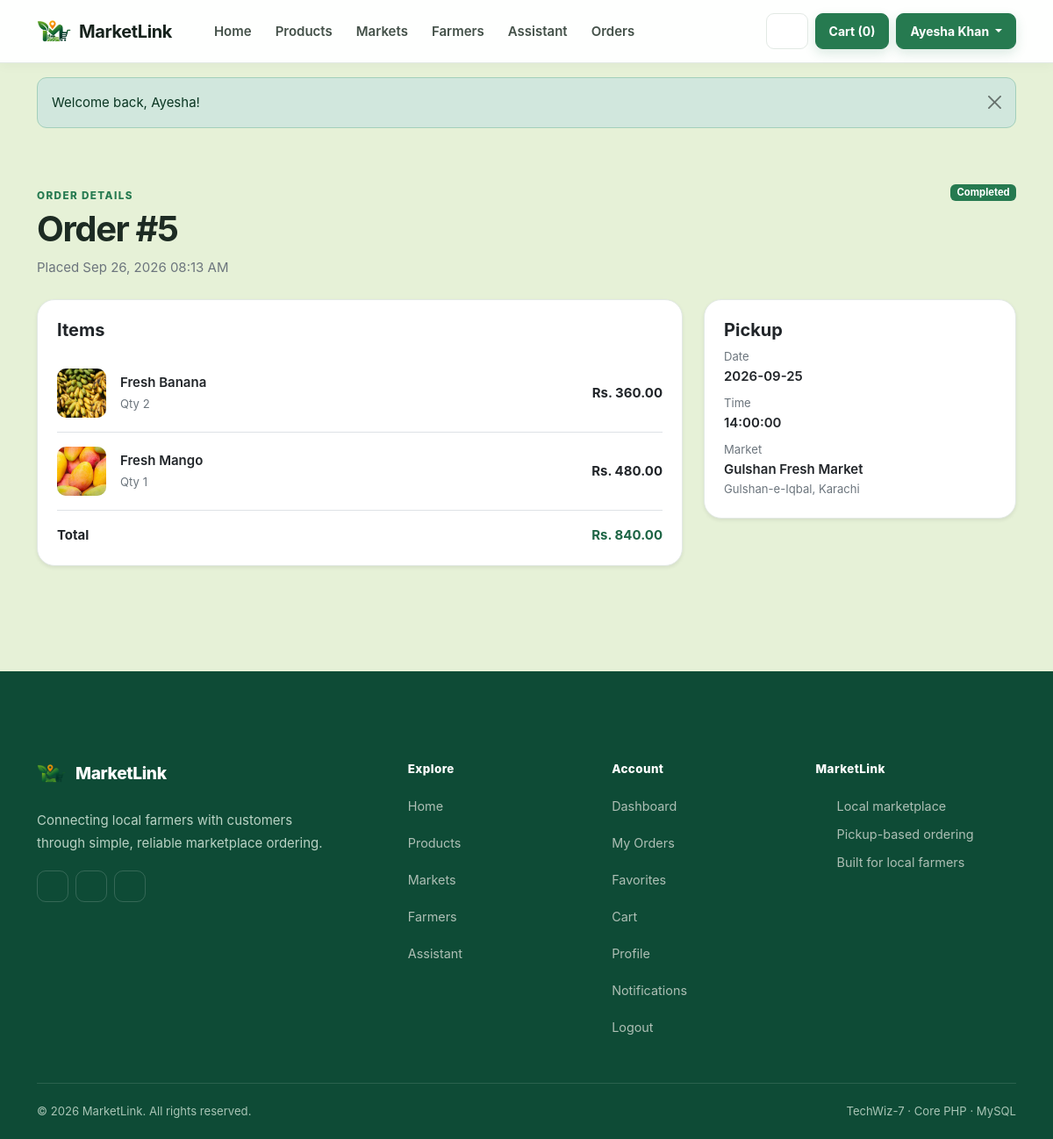
The page /order?id=5 (signed in) on the database its author committed.
### tables this page shows
CREATE TABLE `users` (
  `id` int(10) UNSIGNED NOT NULL,
  `name` varchar(120) NOT NULL,
  `email` varchar(190) NOT NULL,
  `password` varchar(255) NOT NULL,
  `phone` varchar(30) DEFAULT NULL,
  `profile_image` varchar(255) DEFAULT NULL,
  `role` enum('admin','farmer','customer') NOT NULL DEFAULT 'customer',
  `market_id` int(10) UNSIGNED DEFAULT NULL,
  `status` enum('active','inactive') NOT NULL DEFAULT 'active',
  `approval_status` enum('pending','approved','suspended') NOT NULL DEFAULT 'approved',
  `created_at` timestamp NOT NULL DEFAULT current_timestamp()
);

CREATE TABLE `orders` (
  `id` int(10) UNSIGNED NOT NULL,
  `customer_id` int(10) UNSIGNED NOT NULL,
  `market_id` int(10) UNSIGNED DEFAULT NULL,
  `pickup_date` date NOT NULL,
  `pickup_time` time NOT NULL,
  `note` varchar(500) DEFAULT NULL,
  `total_amount` decimal(10,2) NOT NULL DEFAULT 0.00,
  `status` enum('pending','accepted','declined','ready','completed','cancelled') NOT NULL DEFAULT 'pending',
  `created_at` timestamp NOT NULL DEFAULT current_timestamp(),
  `updated_at` timestamp NOT NULL DEFAULT current_timestamp() ON UPDATE current_timestamp()
);

CREATE TABLE `order_items` (
  `id` int(10) UNSIGNED NOT NULL,
  `order_id` int(10) UNSIGNED NOT NULL,
  `product_id` int(10) UNSIGNED DEFAULT NULL,
  `product_name` varchar(150) NOT NULL,
  `farmer_id` int(10) UNSIGNED DEFAULT NULL,
  `quantity` int(10) UNSIGNED NOT NULL,
  `unit_price` decimal(10,2) NOT NULL,
  `subtotal` decimal(10,2) NOT NULL
);

CREATE TABLE `products` (
  `id` int(10) UNSIGNED NOT NULL,
  `farmer_id` int(10) UNSIGNED DEFAULT NULL,
  `category_id` int(10) UNSIGNED DEFAULT NULL,
  `name` varchar(150) NOT NULL,
  `description` text DEFAULT NULL,
  `price` decimal(10,2) NOT NULL DEFAULT 0.00,
  `stock` int(10) UNSIGNED NOT NULL DEFAULT 0,
  `image` varchar(255) DEFAULT NULL,
  `status` enum('pending','approved','rejected') NOT NULL DEFAULT 'pending',
  `is_sold_out` tinyint(1) NOT NULL DEFAULT 0,
  `created_at` timestamp NOT NULL DEFAULT current_timestamp(),
  `updated_at` timestamp NOT NULL DEFAULT current_timestamp() ON UPDATE current_timestamp()
);

CREATE TABLE `markets` (
  `id` int(10) UNSIGNED NOT NULL,
  `name` varchar(120) NOT NULL,
  `address` varchar(255) NOT NULL,
  `latitude` decimal(10,7) NOT NULL,
  `longitude` decimal(10,7) NOT NULL,
  `status` enum('active','inactive') NOT NULL DEFAULT 'active',
  `created_at` timestamp NOT NULL DEFAULT current_timestamp()
);

### app/Views/public/order_view.php (the view)
<div class="container py-5">
    <div class="d-flex justify-content-between align-items-start mb-4">
        <div><span class="eyebrow">Order details</span>
            <h1 class="fw-bold">Order #<?= $order['id'] ?></h1>
            <p class="text-secondary mb-0">Placed <?= e(date('M d, Y h:i A', strtotime($order['created_at']))) ?></p>
        </div><?= status_badge($order['status']) ?>
    </div>
    <div class="row g-4">
        <div class="col-lg-8">
            <div class="card border-0 shadow-sm">
                <div class="card-body">
                    <h5 class="fw-bold mb-3">Items</h5><?php foreach ($items as $x): ?><div class="d-flex justify-content-between align-items-center border-bottom py-3">
                            <div class="d-flex gap-3 align-items-center"><img class="cart-thumb" src="<?= e(product_image($x['image'])) ?>">
                                <div>
                                    <div class="fw-semibold"><?= e($x['product_name']) ?></div><small class="text-secondary">Qty <?= (int)$x['quantity'] ?></small>
                                </div>
                            </div><strong>Rs. <?= money($x['subtotal']) ?></strong>
                        </div><?php endforeach; ?><div class="d-flex justify-content-between pt-3"><strong>Total</strong><strong class="text-primary">Rs. <?= money($order['total_amount']) ?></strong></div>
                </div>
            </div>
        </div>
        <div class="col-lg-4">
            <div class="card border-0 shadow-sm mb-3">
                <div class="card-body">
                    <h5 class="fw-bold">Pickup</h5>
                    <div class="small text-secondary">Date</div>
                    <div class="fw-semibold mb-2"><?= e($order['pickup_date']) ?></div>
                    <div class="small text-secondary">Time</div>
                    <div class="fw-semibold mb-2"><?= e($order['pickup_time']) ?></div>
                    <div class="small text-secondary">Market</div>
                    <div class="fw-semibold"><?= e($order['market_name']) ?></div>
                    <div class="small text-secondary"><?= e($order['market_address']) ?></div>
                </div>
            </div><?php if (in_array($order['status'], ['pending', 'accepted'], true)): ?><div class="card border-0 shadow-sm">
                    <div class="card-body">
                        <h6 class="fw-bold">Modify pickup</h6>
                        <form method="post" action="<?= url('actions/order.php') ?>"><?= csrf_field() ?><input type="hidden" name="action" value="modify"><input type="hidden" name="order_id" value="<?= $id ?>"><input type="date" name="pickup_date" class="form-control mb-2" value="<?= e($order['pickup_date']) ?>" min="<?= date('Y-m-d') ?>"><input type="time" name="pickup_time" class="form-control mb-3" value="<?= e($order['pickup_time']) ?>"><button class="btn btn-primary w-100">Save Changes</button></form>
                        <form method="post" action="<?= url('actions/order.php') ?>" class="mt-2"><?= csrf_field() ?><input type="hidden" name="action" value="cancel"><input type="hidden" name="order_id" value="<?= $id ?>"><button class="btn btn-outline-danger w-100">Cancel Order</button></form>
                    </div>
                </div><?php endif; ?>
        </div>
    </div>
</div>

### app/Support/Router.php (shortened to what the rows shown need)
<?php
class Router {
    public function dispatch(string $method, string $uri): void {
        $path = parse_url($uri, PHP_URL_PATH) ?: '/';
        foreach ($this->routes as [$m,$route,$handler]) {
            if ($m === $method && $route === $path) { [$class,$action]=$handler; (new $class())->$action(); return; }
        }
    }
}

### app/Views/layouts/header.php (shortened to what the rows shown need)
<?php
$flash = get_flash();
$user = current_user();
?>
<!doctype html>
<html lang="en">
<head>
    <link
        href="https://cdn.jsdelivr.net/npm/bootstrap@5.3.8/dist/css/bootstrap.min.css"
        rel="stylesheet"
    >
<link
        href="<?= url('assets/css/style.css') ?>"
        rel="stylesheet"
    >
</head>
<body>
    <nav class="navbar navbar-expand-lg navbar-light sticky-top">
        <div class="container">
            <a
                class="navbar-brand fw-bold d-flex align-items-center gap-2"
                href="<?= url('home') ?>"
            >
                <img src="<?= url('assets/img/logo.png') ?>" alt="MarketLink logo" width="40" height="40" class="d-inline-block align-text-top">
                <span>MarketLink</span>
            </a>
                <?= svg_icon("menu", "icon", "Open navigation") ?>
            <div id="mainNav" class="collapse navbar-collapse">
                <ul class="navbar-nav me-auto mb-2 mb-lg-0">
                    <li class="nav-item links">
                        <a
                            class="nav-link text-light"
                            href="<?= url('home') ?>"
                        >
                            Home
                        </a>
                    </li>
                    <li class="nav-item links">
                        <a
                            class="nav-link text-light"
                            href="<?= url('products') ?>"
                        >
                            Products
                        </a>
                    </li>
                    <li class="nav-item links">
                        <a
                            class="nav-link text-light"
                            href="<?= url('markets') ?>"
                        >
                            Markets
                        </a>
                    </li>
                    <li class="nav-item links">
                        <a
                            class="nav-link text-light"
                            href="<?= url('farmers') ?>"
                        >
                            Farmers
                        </a>
                    </li>
                    <li class="nav-item links">
                        <a
                            class="nav-link text-light"
                            href="<?= url('assistant') ?>"
                        >
                            Assistant
                        </a>
                    </li>
                    <?php if ($user && $user['role'] === 'customer'): ?>
                        <li class="nav-item links">
                            <a
                                class="nav-link text-light"
                                href="<?= url('orders') ?>"
                            >
                                Orders
                            </a>
                        </li>
                    <?php endif; ?>
                </ul>
                <div class="d-flex align-items-center gap-2">
                    <?php if ($user): ?>
                        <a
                            class="btn btn-outline-light btn-sm bell-icon"
                            href="<?= url('notifications') ?>"
                        >
                            <?= svg_icon("bell", "icon icon-sm", "Notifications") ?>
                        </a>
                        <?php if ($user['role'] === 'customer'): ?>
                            <a
                                class="btn btn-primary btn-sm"
                                href="<?= url('cart') ?>"
                            >
                                Cart (<?= count($_SESSION['cart'] ?? []) ?>)
                            </a>
                        <?php endif; ?>
                        <div class="dropdown">
                            <button
                                class="btn btn-primary btn-sm dropdown-toggle"
                                data-bs-toggle="dropdown"
                            >
                                <?= e($user['name']) ?>
                            </button>
                        </div>
                    <?php endif; ?>
                </div>
            </div>
        </div>
    </nav>
    <?php if ($flash): ?>
        <div class="container mt-3">
            <div
                class="alert alert-<?= e($flash['type']) ?> alert-dismissible fade show"
                role="alert"
            >
                <?= e($flash['message']) ?>
                <button
                    class="btn-close"
                    data-bs-dismiss="alert"
                ></button>
            </div>
        </div>
    <?php endif; ?>

### app/Support/functions.php (shortened to what the rows shown need)
<?php
require_once __DIR__ . '/db.php';
require_once __DIR__ . '/auth.php';
function url(string $path = ''): string
{
    $path = ltrim($path, '/');
    $map = [
        'index.php' => 'home',
        'login.php' => 'login',
        'register.php' => 'register',
        'logout.php' => 'logout',
        'products.php' => 'products',
        'product.php' => 'product',
        'markets.php' => 'markets',
        'farmers.php' => 'farmers',
        'cart.php' => 'cart',
        'checkout.php' => 'checkout',
        'orders.php' => 'orders',
        'order_view.php' => 'order',
        'favorites.php' => 'favorites',
        'profile.php' => 'profile',
        'notifications.php' => 'notifications',
        'assistant.php' => 'assistant',
        'dashboard.php' => 'dashboard',
        'farmer/index.php' => 'farmer/home',
        'farmer/products.php' => 'farmer/products',
        'farmer/product_form.php' => 'farmer/product-form',
        'farmer/orders.php' => 'farmer/orders',
        'farmer/profile.php' => 'farmer/profile',
        'farmer/reviews.php' => 'farmer/reviews',
        'farmer/sales.php' => 'farmer/sales',
        'farmer/schedule.php' => 'farmer/schedule',
        'admin/index.php' => 'admin/home',
        'admin/farmers.php' => 'admin/farmers',
        'admin/customers.php' => 'admin/customers',
        'admin/markets.php' => 'admin/markets',
        'admin/categories.php' => 'admin/categories',
        'admin/products.php' => 'admin/products',
        'admin/reviews.php' => 'admin/reviews',
        'admin/reports.php' => 'admin/reports',
        'admin/notifications.php' => 'admin/notifications',
    ];
    $query = '';
    $qpos = strpos($path, '?');
    $path = $map[$path] ?? $path;
    return rtrim(BASE_URL, '/') . '/' . ltrim($path, '/') . $query;
}
function e($value): string
{
    return htmlspecialchars((string)$value, ENT_QUOTES, 'UTF-8');
}
function get_flash(): ?array
{
    $f = $_SESSION['flash'] ?? null;
    return $f;
}
function money($value): string
{
    return number_format((float)$value, 2);
}
function status_badge(string $status): string
{
    $map = ['active' => 'success', 'approved' => 'success', 'accepted' => 'primary', 'ready' => 'info', 'completed' => 'success', 'pending' => 'warning', 'inactive' => 'secondary', 'suspended' => 'danger', 'declined' => 'danger', 'cancelled' => 'danger', 'rejected' => 'danger'];
    $c = $map[$status] ?? 'secondary';
    return '<span class="badge text-bg-' . $c . '">' . e(ucfirst($status)) . '</span>';
}
function product_image(?string $file): string
{
    return $file ? url('uploads/products/' . $file) : url('assets/img/product-placeholder.svg');
}
function svg_icon(string $name, string $class = 'icon', string $label = ''): string
{
    $paths = [
        'bell' => '<path d="M18 8a6 6 0 0 0-12 0c0 7-3 7-3 9h18c0-2-3-2-3-9"/><path d="M13.73 21a2 2 0 0 1-3.46 0"/>',
        'sparkles' => '<path d="m12 3-1.5 5.5L5 10l5.5 1.5L12 17l1.5-5.5L19 10l-5.5-1.5L12 3Z"/><path d="m19 15-.7 2.3L16 18l2.3.7L19 21l.7-2.3L22 18l-2.3-.7L19 15Z"/>',
        'arrow-right' => '<path d="M5 12h14"/><path d="m13 6 6 6-6 6"/>',
        'location' => '<path d="M20 10c0 5-8 11-8 11S4 15 4 10a8 8 0 1 1 16 0Z"/><circle cx="12" cy="10" r="2.5"/>',
        'leaf' => '<path d="M20 4C12 4 5 8 5 15c0 2 1 4 4 4 7 0 11-7 11-15Z"/><path d="M5 19c3-5 7-7 12-9"/>',
        'check' => '<path d="m5 12 4 4L19 6"/>',
        'cart' => '<circle cx="9" cy="20" r="1"/><circle cx="18" cy="20" r="1"/><path d="M3 4h2l2.4 11.2a2 2 0 0 0 2 1.6h7.8a2 2 0 0 0 1.9-1.5L21 8H6"/>',
        'seedling' => '<path d="M12 21V9"/><path d="M12 13c-4 0-7-2.5-7-7 4 0 7 2.5 7 7Z"/><path d="M12 11c0-4 3-7 7-7 0 4.5-3 7-7 7Z"/>',
        'search' => '<circle cx="11" cy="11" r="7"/><path d="m20 20-4-4"/>',
        'heart' => '<path d="M20.8 8.6c0 5.5-8.8 10.4-8.8 10.4S3.2 14.1 3.2 8.6A4.6 4.6 0 0 1 12 6.2a4.6 4.6 0 0 1 8.8 2.4Z"/>',
        'clock' => '<circle cx="12" cy="12" r="9"/><path d="M12 7v5l3 2"/>',
        'menu' => '<path d="M4 6h16M4 12h16M4 18h16"/>',
        'user' => '<circle cx="12" cy="8" r="3"/><path d="M5 21a7 7 0 0 1 14 0"/>',
        'facebook' => '<path d="M14 8h3V4h-3c-3.3 0-5 2-5 5v3H6v4h3v5h4v-5h3l1-4h-4V9c0-.7.3-1 1-1Z"/>',
        'instagram' => '<rect x="3" y="3" width="18" height="18" rx="5"/><circle cx="12" cy="12" r="4"/><circle cx="17.5" cy="6.5" r=".8" fill="currentColor" stroke="none"/>',
        'linkedin' => '<path d="M5 8v11M5 5v.1M9 19v-6a4 4 0 0 1 8 0v6M9 12V8"/>',
        'filter' => '<path d="M4 6h16M7 12h10M10 18h4"/>',
    ];
    $body = $paths[$name] ?? $paths['leaf'];
    $aria = $label !== '' ? ' aria-label="' . e($label) . '"' : ' aria-hidden="true"';
    return '<svg class="' . e($class) . '" viewBox="0 0 24 24" fill="none" stroke="currentColor" stroke-width="1.8" stroke-linecap="round" stroke-linejoin="round" focusable="false"' . $aria . '>' . $body . '</svg>';
}

### rows shown on the page
users: name "Ayesha Khan"
orders: id "5", created_at "Sep 26, 2026 08:13 AM", status "Completed", total_amount "840.00", pickup_date "2026-09-25", pickup_time "14:00:00", market.name "Gulshan Fresh Market", market.address "Gulshan-e-Iqbal, Karachi"
order_items: product.image (picture), product_name "Fresh Banana", quantity "2", subtotal "360.00"
order_items: product.image (picture), product_name "Fresh Mango", quantity "1", subtotal "480.00"
